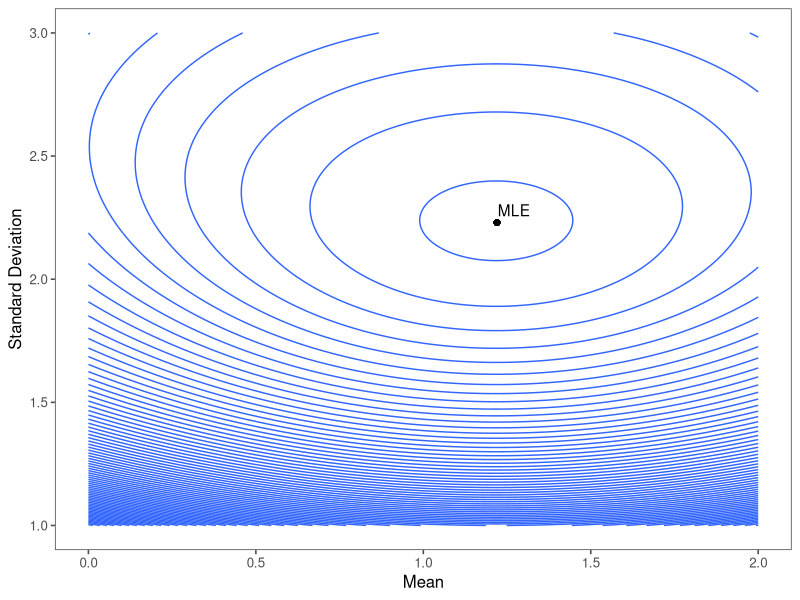

This figure's R source:
#' Generate random sample
set.seed(2020)
x_vec <- rnorm(n = 100, mean = 1, sd = 2)

#' Define mean log likelihood function
log_likelihood_function <- function(mu, sigma, x_vec) {
  (-1/2) * log(2*pi) + (-1/2) * log(sigma^2) - 1/(2*sigma^2) * (x_vec - mu)^2
}

#' Generate grid
library(tidyverse)

mu_vec <- seq(from = 0, to = 2, by = 0.01)
sigma_vec <- seq(from = 1, to = 3, by = 0.01)

grid <- crossing(mu = mu_vec, sigma = sigma_vec) %>%
  mutate(mean_likelihood = map2_dbl(mu, sigma, function(mu, sigma, X) mean(log_likelihood_function(mu, sigma, x_vec)), x_vec))

#' Maximum mean log likelihood value and maximum likelihood estimates.
MLE <- grid[grid$mean_likelihood == max(grid$mean_likelihood), ]
knitr::kable(MLE)

#' Draw plot
plot <- ggplot(grid) +
  geom_point(aes(x = MLE$mu, y = MLE$sigma)) +
  annotate(geom = "text", x = MLE$mu + 0.05, y = MLE$sigma + 0.05, label = "MLE") +
  geom_contour(aes(x = mu, y = sigma, z = mean_likelihood), binwidth = 0.025) +
  
  labs(x = "Mean", y = "Standard Deviation") +
  ggthemes::theme_few(base_size = 12, base_family = "sans")

ggsave(filename = "Q2.pdf", plot = plot, device = "pdf", path = "HW/output/figure/HW1/")

